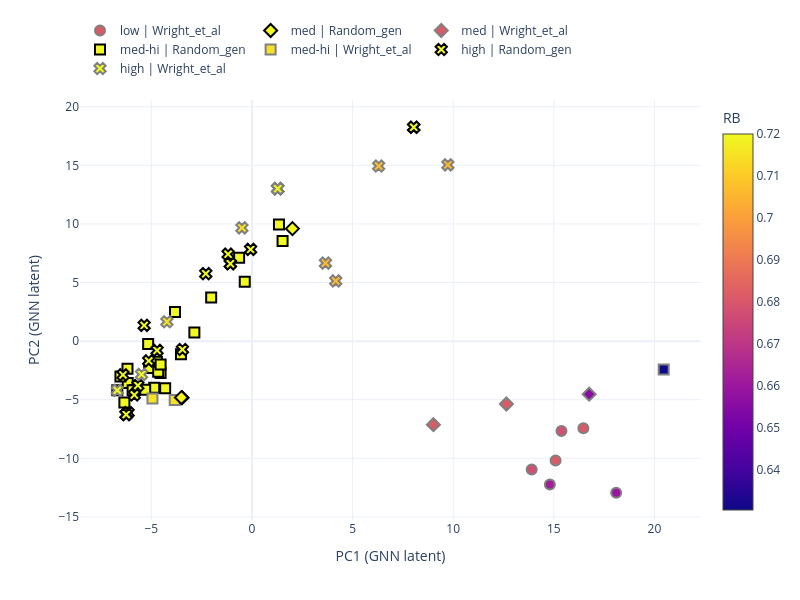

The notebook cell saved with this chart:
### Code cell
pca_plot_cont(plot_df_ss, 'RB', model_name, save_name=save_name+"_ss", save=save)

### Figure 1 — Plotly figure (JSON) as saved in the notebook; plotly's stock layout.template omitted (floating-point values rounded to 4 significant figures; data arrays with more than 128 entries replaced by an {"elided": "..."} marker saying what was removed)
{"data": [{"customdata": {"elided": "67x7 mixed values"}, "hovertemplate": "Comp: %{customdata[0]}<br>RA: %{customdata[1]}<br>RB: %{customdata[2]}<br>MA: %{customdata[3]}<br>MB: %{customdata[4]}<br>Entropy_conf: %{customdata[5]}<br>TC: %{customdata[6]}", "legendrank": 3, "marker": {"cmax": 0.72, "cmin": 0.6304, "color": [0.72, 0.72, 0.72, 0.72, 0.72, 0.72, 0.72, 0.72, 0.72, 0.72, 0.72, 0.72, 0.72, 0.72, 0.72, 0.72, 0.72, 0.72, 0.72, 0.72, 0.72, 0.72, 0.72, 0.72], "colorbar": {"title": {"text": "RB"}}, "colorscale": [[0, "#0d0887"], [0.1111, "#46039f"], [0.2222, "#7201a8"], [0.3333, "#9c179e"], [0.4444, "#bd3786"], [0.5556, "#d8576b"], [0.6667, "#ed7953"], [0.7778, "#fb9f3a"], [0.8889, "#fdca26"], [1, "#f0f921"]], "line": {"color": "black", "width": 2}, "size": 10, "symbol": "square"}, "mode": "markers", "name": "med-hi | Random_gen", "showlegend": true, "type": "scatter", "x": [-6.692, -6.174, -5.812, -6.536, 1.52, -0.6386, -4.725, -6.339, -2.027, -4.541, -3.527, -3.824, -0.3587, 1.342, -4.858, -5.158, -6.185, -5.93, -5.107, -2.862, -4.313, -4.659, -4.54, -5.306], "y": [-4.198, -3.572, -4.165, -3.028, 8.555, 7.109, -1.764, -5.237, 3.722, -2.725, -1.123, 2.492, 5.073, 9.949, -3.98, -0.2341, -2.35, -4.196, -2.296, 0.7473, -4.023, -2.62, -1.984, -4.142]}, {"customdata": {"elided": "67x7 mixed values"}, "hovertemplate": "Comp: %{customdata[0]}<br>RA: %{customdata[1]}<br>RB: %{customdata[2]}<br>MA: %{customdata[3]}<br>MB: %{customdata[4]}<br>Entropy_conf: %{customdata[5]}<br>TC: %{customdata[6]}", "legendrank": 3, "marker": {"cmax": 0.72, "cmin": 0.6304, "color": [0.715, 0.6304, 0.715], "colorscale": [[0, "#0d0887"], [0.1111, "#46039f"], [0.2222, "#7201a8"], [0.3333, "#9c179e"], [0.4444, "#bd3786"], [0.5556, "#d8576b"], [0.6667, "#ed7953"], [0.7778, "#fb9f3a"], [0.8889, "#fdca26"], [1, "#f0f921"]], "line": {"color": "gray", "width": 2}, "size": 10, "symbol": "square"}, "mode": "markers", "name": "med-hi | Wright_et_al", "showlegend": true, "type": "scatter", "x": [-3.838, 20.46, -4.945], "y": [-5.031, -2.414, -4.9]}, {"customdata": {"elided": "67x7 mixed values"}, "hovertemplate": "Comp: %{customdata[0]}<br>RA: %{customdata[1]}<br>RB: %{customdata[2]}<br>MA: %{customdata[3]}<br>MB: %{customdata[4]}<br>Entropy_conf: %{customdata[5]}<br>TC: %{customdata[6]}", "legendrank": 4, "marker": {"cmax": 0.72, "cmin": 0.6304, "color": [0.72, 0.72, 0.72, 0.72, 0.72, 0.72, 0.72, 0.72, 0.72, 0.72, 0.72, 0.72, 0.72, 0.72, 0.72, 0.72, 0.72, 0.72, 0.72], "colorscale": [[0, "#0d0887"], [0.1111, "#46039f"], [0.2222, "#7201a8"], [0.3333, "#9c179e"], [0.4444, "#bd3786"], [0.5556, "#d8576b"], [0.6667, "#ed7953"], [0.7778, "#fb9f3a"], [0.8889, "#fdca26"], [1, "#f0f921"]], "line": {"color": "black", "width": 2}, "size": 10, "symbol": "x"}, "mode": "markers", "name": "high | Random_gen", "showlegend": true, "type": "scatter", "x": [-4.715, -1.074, -6.155, -0.06797, -6.249, -1.074, -6.249, -2.295, 1.279, -6.249, -6.409, -1.187, -5.847, -5.13, 8.038, -3.455, -5.67, 8.038, -5.359], "y": [-0.7929, 6.605, -6.105, 7.827, -6.263, 6.605, -6.263, 5.757, 13.01, -6.263, -2.877, 7.42, -4.592, -1.688, 18.25, -0.7116, -3.781, 18.25, 1.344]}, {"customdata": {"elided": "67x7 mixed values"}, "hovertemplate": "Comp: %{customdata[0]}<br>RA: %{customdata[1]}<br>RB: %{customdata[2]}<br>MA: %{customdata[3]}<br>MB: %{customdata[4]}<br>Entropy_conf: %{customdata[5]}<br>TC: %{customdata[6]}", "legendrank": 4, "marker": {"cmax": 0.72, "cmin": 0.6304, "color": [0.72, 0.72, 0.715, 0.7067, 0.7067, 0.715, 0.7067, 0.72, 0.7067], "colorscale": [[0, "#0d0887"], [0.1111, "#46039f"], [0.2222, "#7201a8"], [0.3333, "#9c179e"], [0.4444, "#bd3786"], [0.5556, "#d8576b"], [0.6667, "#ed7953"], [0.7778, "#fb9f3a"], [0.8889, "#fdca26"], [1, "#f0f921"]], "line": {"color": "gray", "width": 2}, "size": 10, "symbol": "x"}, "mode": "markers", "name": "high | Wright_et_al", "showlegend": true, "type": "scatter", "x": [1.279, -6.692, -0.4999, 6.295, 9.734, -4.226, 4.163, -5.487, 3.653], "y": [13.01, -4.198, 9.667, 14.94, 15.04, 1.656, 5.138, -2.841, 6.662]}, {"customdata": {"elided": "67x7 mixed values"}, "hovertemplate": "Comp: %{customdata[0]}<br>RA: %{customdata[1]}<br>RB: %{customdata[2]}<br>MA: %{customdata[3]}<br>MB: %{customdata[4]}<br>Entropy_conf: %{customdata[5]}<br>TC: %{customdata[6]}", "legendrank": 2, "marker": {"cmax": 0.72, "cmin": 0.6304, "color": [0.72, 0.72, 0.72], "colorscale": [[0, "#0d0887"], [0.1111, "#46039f"], [0.2222, "#7201a8"], [0.3333, "#9c179e"], [0.4444, "#bd3786"], [0.5556, "#d8576b"], [0.6667, "#ed7953"], [0.7778, "#fb9f3a"], [0.8889, "#fdca26"], [1, "#f0f921"]], "line": {"color": "black", "width": 2}, "size": 10, "symbol": "diamond"}, "mode": "markers", "name": "med | Random_gen", "showlegend": true, "type": "scatter", "x": [-3.473, -3.503, 2.011], "y": [-4.827, -4.816, 9.6]}, {"customdata": {"elided": "67x7 mixed values"}, "hovertemplate": "Comp: %{customdata[0]}<br>RA: %{customdata[1]}<br>RB: %{customdata[2]}<br>MA: %{customdata[3]}<br>MB: %{customdata[4]}<br>Entropy_conf: %{customdata[5]}<br>TC: %{customdata[6]}", "legendrank": 2, "marker": {"cmax": 0.72, "cmin": 0.6304, "color": [0.6813, 0.6813, 0.6558], "colorscale": [[0, "#0d0887"], [0.1111, "#46039f"], [0.2222, "#7201a8"], [0.3333, "#9c179e"], [0.4444, "#bd3786"], [0.5556, "#d8576b"], [0.6667, "#ed7953"], [0.7778, "#fb9f3a"], [0.8889, "#fdca26"], [1, "#f0f921"]], "line": {"color": "gray", "width": 2}, "size": 10, "symbol": "diamond"}, "mode": "markers", "name": "med | Wright_et_al", "showlegend": true, "type": "scatter", "x": [9.014, 12.64, 16.76], "y": [-7.131, -5.362, -4.528]}, {"customdata": {"elided": "67x7 mixed values"}, "hovertemplate": "Comp: %{customdata[0]}<br>RA: %{customdata[1]}<br>RB: %{customdata[2]}<br>MA: %{customdata[3]}<br>MB: %{customdata[4]}<br>Entropy_conf: %{customdata[5]}<br>TC: %{customdata[6]}", "legendrank": 1, "marker": {"cmax": 0.72, "cmin": 0.6304, "color": [0.6813, 0.6783, 0.6783, 0.6813, 0.66, 0.6625], "colorscale": [[0, "#0d0887"], [0.1111, "#46039f"], [0.2222, "#7201a8"], [0.3333, "#9c179e"], [0.4444, "#bd3786"], [0.5556, "#d8576b"], [0.6667, "#ed7953"], [0.7778, "#fb9f3a"], [0.8889, "#fdca26"], [1, "#f0f921"]], "line": {"color": "gray", "width": 2}, "size": 10, "symbol": "circle"}, "mode": "markers", "name": "low | Wright_et_al", "showlegend": true, "type": "scatter", "x": [16.47, 13.9, 15.38, 15.09, 18.1, 14.8], "y": [-7.435, -10.96, -7.677, -10.18, -12.94, -12.23]}], "layout": {"height": 600, "legend": {"orientation": "h", "y": 1.2}, "width": 800, "xaxis": {"title": {"text": "PC1 (GNN latent)"}}, "yaxis": {"title": {"text": "PC2 (GNN latent)"}}}}
